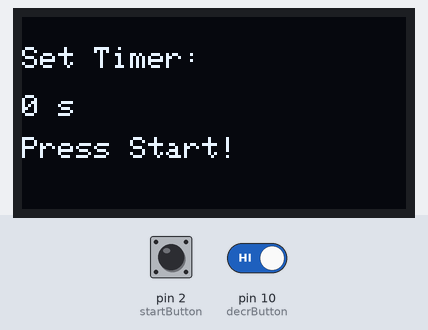
Bench run of a sketch on a simulated Arduino Uno, built with avr-gcc and run on an emulated ATmega328P. Parts: 128×64 one-colour display. The inputs (shaded band) are chosen by the test bench; at power-on: pin 2 (startButton) HIGH, pin 10 (decrButton) HIGH.

Above: at 2.2 s.
2.3 s: pin 2 (startButton) pulled LOW for 0.15 s
At 3.2 s:
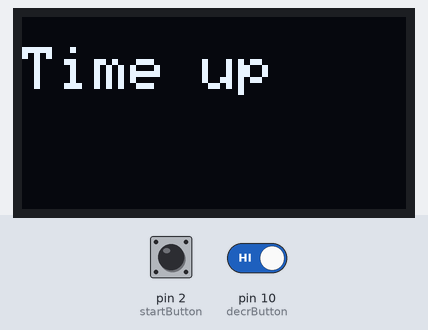
3.9 s: pin 2 (startButton) driven LOW and pin 10 (decrButton) driven LOW
At 4.04 s:
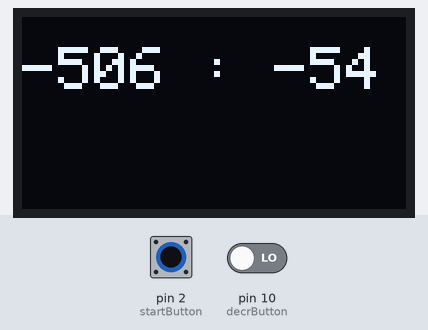
6.1 s: pin 10 (decrButton) driven HIGH
At 7.1 s:
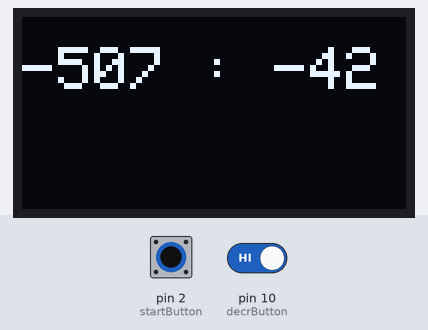
8.8 s: pin 10 (decrButton) driven LOW
At 10.3 s:
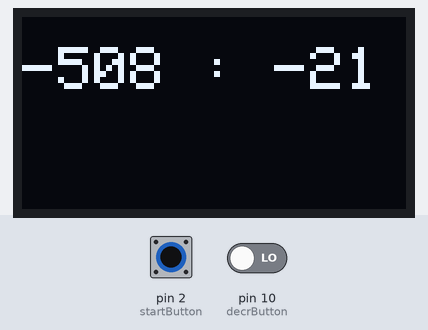
10.4 s: pin 10 (decrButton) driven HIGH
At 14.1 s:
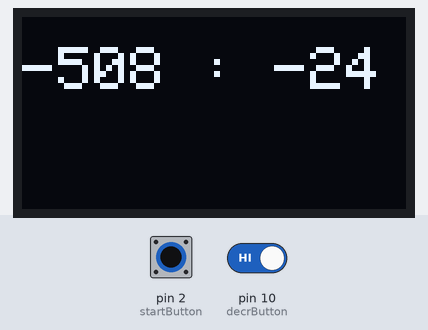
Timing chart, 0 to 14.4 s (numbered marks = the images above; inputs shaded):
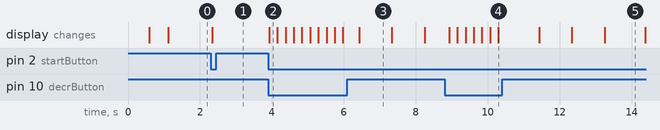

Measured:
- after the input at 2.3 s, the display: changes at once (image 1)
- after the input at 3.9 s, the display: changes at once (image 2)
- what the display in image 3 shows lasts 0.9 s, from 6.4 s to 7.3 s
- what the display in image 5 shows lasts 1.2 s, from 13.2 s to 14.4 s

The sketch:

countdown_timer_v1.2.ino
```cpp
#include <SPI.h>
#include <Adafruit_GFX.h>
#include <Adafruit_SH110X.h>

#define SCREEN_WIDTH 128
#define SCREEN_HEIGHT 64
#define OLED_RESET -1

Adafruit_SH1106G display(SCREEN_WIDTH, SCREEN_HEIGHT, &Wire, OLED_RESET);

#define incrButton 0 //D3
unsigned long lastPressIncr = 0;

#define decrButton 10 //SD3
unsigned long lastPressDecr = 0;

const int debounceDelay = 50; //in millis

#define startButton 2 //D4
unsigned long lastPressStart = 0;


bool timerRunning = false;
bool timerStarted = false;
bool timerEnded = false;
unsigned long startTime;
unsigned long countdownTime = 0; // in milliseconds


void setup() {
  // put your setup code here, to run once:
  Serial.begin(115200);

  pinMode(incrButton, INPUT_PULLUP);
  pinMode(decrButton, INPUT_PULLUP);
  pinMode(startButton, INPUT_PULLUP);

  display.begin(0x3c, true);

  display.clearDisplay();
  display.setTextSize(1);
  display.setTextColor(SH110X_WHITE);
  display.setCursor(5, 2);
  display.println("Initializing...");
  display.display();
  delay(500);

  startTime = millis();

  display.clearDisplay();
  display.setTextSize(1);
  display.setTextColor(SH110X_WHITE);
  display.setCursor(5, 2);
  display.println("Ready");
  display.display();
  delay(500);

}

void loop() {
  // put your main code here, to run repeatedly:
  if (!timerStarted && !timerEnded) {
    display.clearDisplay();
    display.setTextSize(1);
    display.setCursor(0, 10);
    display.printf("Set Timer: \n\n%lu s", countdownTime / 1000);
    display.setTextSize(1);
    display.setCursor(0, 40);
    display.println("Press Start!");
    display.display();
  }

  if (digitalRead(incrButton) == LOW) {
    if (millis() - lastPressIncr > debounceDelay) {
      countdownTime += 5000;
      lastPressIncr = millis();
    }
  }

  if (digitalRead(decrButton) == LOW) {
    if (millis() - lastPressDecr > debounceDelay) {
      countdownTime -= 5000;
      lastPressDecr = millis();
    }
  }

  if (digitalRead(startButton) == LOW) {
    if (millis() - lastPressStart > debounceDelay && !timerRunning) {
      timerRunning = true;
      timerStarted = true;
      timerEnded = false;

      startTime = millis();
      lastPressStart = millis();
    }
  }

  if (timerRunning) {
    unsigned long elapsed = millis() - startTime; // elapsed is in millis
    unsigned long remaining = (countdownTime > elapsed) ? countdownTime - elapsed : 0;

    display.clearDisplay();
    display.setCursor(0, 10);
    display.setTextSize(2);

    if (remaining > 0) {
      int totalSeconds = remaining / 1000;
      int mins = totalSeconds / 60;
      int secs = totalSeconds % 60;

      display.printf("%02d : %02d", mins, secs);

    } else {
      display.println("Time up");
      timerRunning = false;
      timerEnded = true;
    }

    display.display();
    delay(200);

  }
}
```
